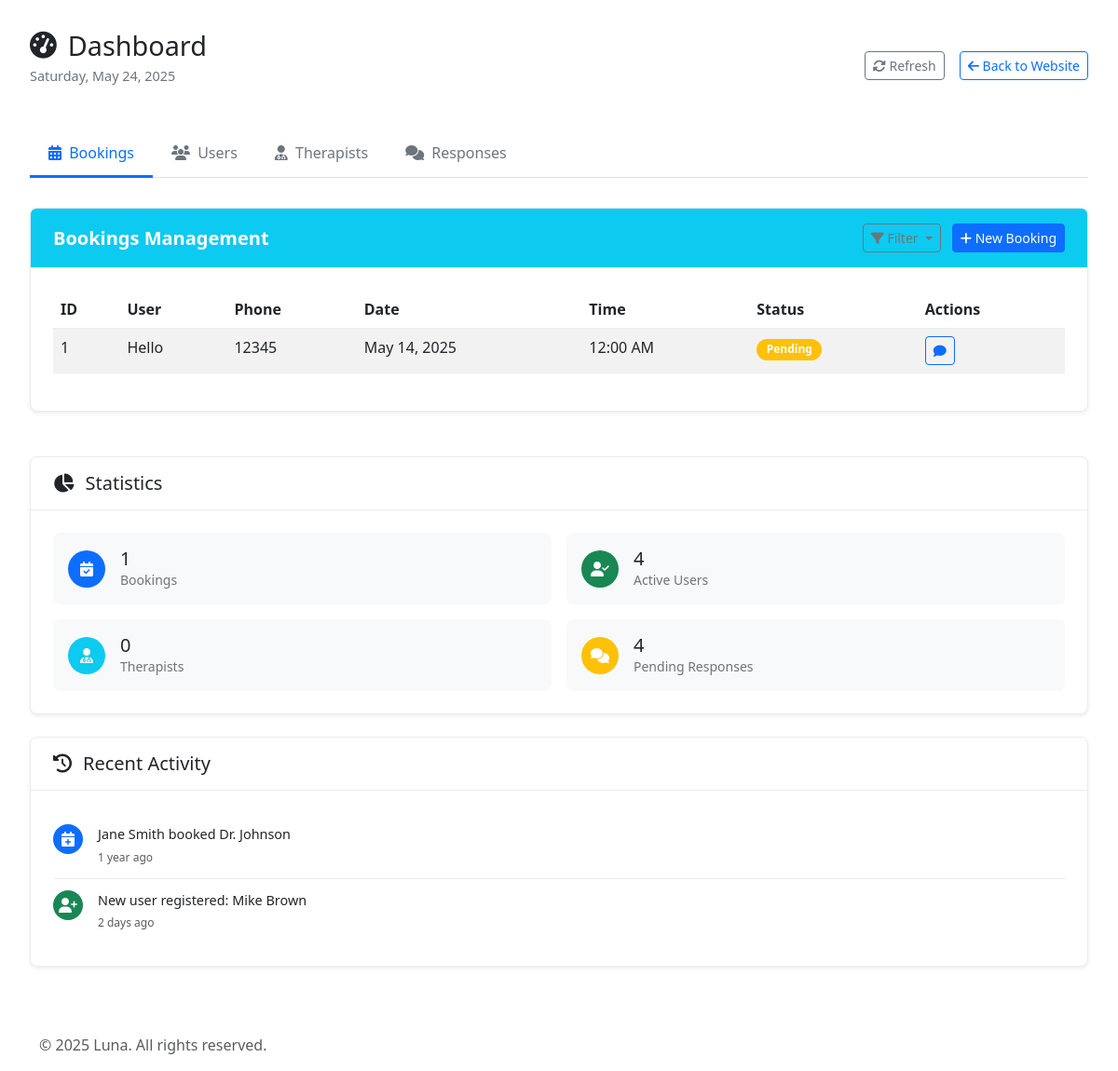
/admin/dashboard.php, run on an earlier commit of the app's database.
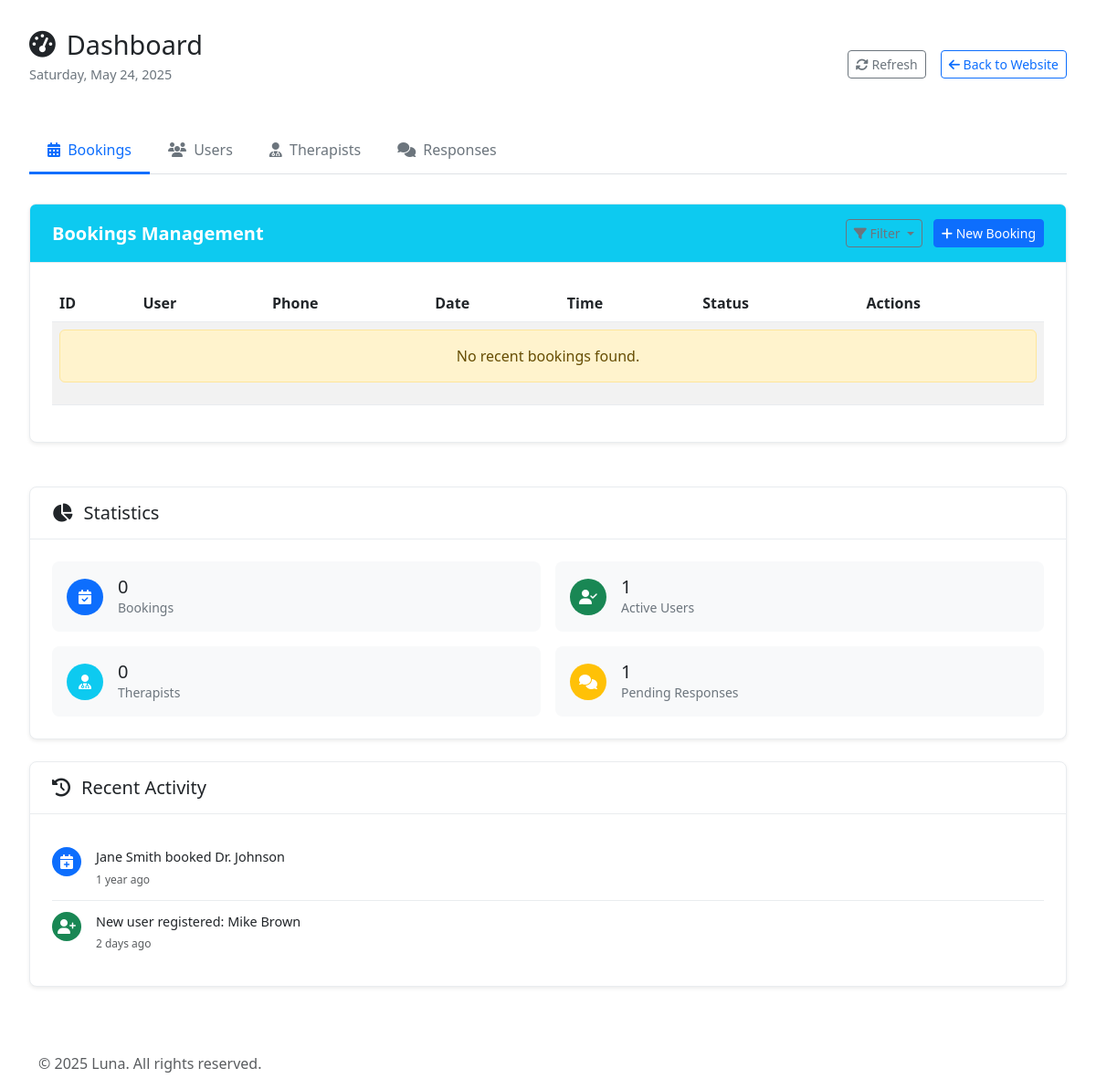
And on a later commit of the database.
### tables this page shows
CREATE TABLE `booking_submissions` (
  `id` int(11) NOT NULL,
  `full_name` varchar(255) NOT NULL,
  `phone` varchar(20) NOT NULL,
  `booking_date` date NOT NULL,
  `email` varchar(255) NOT NULL,
  `number_of_people` varchar(20) NOT NULL,
  `booking_time` varchar(50) NOT NULL,
  `created_at` timestamp NOT NULL DEFAULT current_timestamp()
);

### admin/php/data.php (called while the page is built, shortened)
<?php
try {
    $stmt = $conn->prepare("SELECT COUNT(*) as count FROM users");
    $stmt->execute();
    $userCount = $stmt->fetch(PDO::FETCH_ASSOC)['count'];
    $stmt = $conn->prepare("SELECT COUNT(*) as count FROM booking_submissions");
    $stmt->execute();
    $activeBookings = $stmt->fetch(PDO::FETCH_ASSOC)['count'];
    $stmt = $conn->prepare("SELECT COUNT(*) as count FROM therapists");
    $stmt->execute();
    $therapistsCount = $stmt->fetch(PDO::FETCH_ASSOC)['count'];
    $stmt = $conn->prepare("SELECT COUNT(*) as count FROM questionnaire_responses WHERE submitted_at IS NOT NULL");
    $stmt->execute();
    $pendingResponses = $stmt->fetch(PDO::FETCH_ASSOC)['count'];
    $stmt = $conn->prepare("
        SELECT bs.id, bs.full_name as user_name, bs.phone, bs.booking_date, bs.booking_time, 'pending' as status, bs.created_at
        FROM booking_submissions bs
        ORDER BY bs.created_at DESC
        LIMIT 5
    ");
    $stmt->execute();
    $recentBookings = $stmt->fetchAll(PDO::FETCH_ASSOC);
} catch (PDOException $e) {
    error_log("Database error: " . $e->getMessage());
    $userCount = 0;
    $activeBookings = 0;
    $therapistsCount = 0;
    $pendingResponses = 0;
    $bookings = [];
    $recentBookings = [];
    $users = [];
    $therapists = [];
    $responses = [];
    $topTherapists = [];
}
?>

### admin/includes/dashboard/bookings_tab.php (the view, shortened to what this page needs)
<div class="dashboard-card">
    <div class="card-header bg-info text-white rounded-top">
        <h2 class="fw-bold">Bookings Management</h2>
        <div class="card-actions">
            <div class="dropdown">
                <button class="btn btn-sm btn-outline-secondary dropdown-toggle" type="button" data-bs-toggle="dropdown">
                    <i class="fas fa-filter"></i> Filter
                </button>
            </div>
            <button class="btn btn-sm btn-primary">
                <i class="fas fa-plus"></i> New Booking
            </button>
        </div>
    </div>
    <div class="card-body">
        <div class="table-responsive">
            <table class="table table-striped table-hover">
                <thead>
                    <tr>
                        <th>ID</th>
                        <th>User</th>
                        <th>Phone</th>
                        <th>Date</th>
                        <th>Time</th>
                        <th>Status</th>
                        <th>Actions</th>
                    </tr>
                </thead>
                <tbody>
                   <tbody>
                        <?php if (!empty($recentBookings)): ?>
                            <?php $i = 1; ?>
                            <?php foreach ($recentBookings as $booking): ?>
                                <tr>
                                    <td><?= $i++ ?></td>
                                    <td><?= htmlspecialchars($booking['user_name']) ?></td>
                                    <td><?= htmlspecialchars($booking['phone']) ?></td>
                                    <td><?= date('M j, Y', strtotime($booking['booking_date'])) ?></td>
                                    <td><?= date('g:i A', strtotime($booking['booking_time'])) ?></td>
                                    <td>
                                        <?php
                                            $status = ucfirst($booking['status']);
                                            $badgeClass = match ($status) {
                                                'Confirmed' => 'bg-success',
                                                'Pending' => 'bg-warning',
                                                'Cancelled' => 'bg-danger',
                                                default => 'bg-secondary',
                                            };
                                        ?>
                                        <span class="badge <?= $badgeClass ?>"><?= $status ?></span>
                                    </td>
                                    <td>
                                        <button class="btn btn-sm btn-outline-primary" title="Message">
                                            <i class="fas fa-comment"></i>
                                        </button>
                                    </td>
                                </tr>
                            <?php endforeach; ?>
                        <?php else: ?>
                            <tr>
                                <td colspan="7" class="text-center">
                                    <div  class="alert alert-warning" role="alert">No recent bookings found.</div>
                                </td>
                            </tr>
                        <?php endif; ?>
                    </tbody>
                </tbody>
            </table>
        </div>
    </div>
</div>

### admin/includes/header.php (shortened to what this page needs)
<?php
require_once __DIR__ . '/../../php/functions.php';
require_once __DIR__ . '/../php/data.php';
?>
<!DOCTYPE html>
<html lang="en">
<head>
    <link href="https://cdn.jsdelivr.net/npm/bootstrap@5.3.0/dist/css/bootstrap.min.css" rel="stylesheet">
    <link rel="stylesheet" href="https://cdnjs.cloudflare.com/ajax/libs/font-awesome/6.4.0/css/all.min.css">
    <link rel="stylesheet" href="https://cdnjs.cloudflare.com/ajax/libs/toastr.js/latest/toastr.min.css">
    <link rel="stylesheet" href="assets/css/dashboard.css">
</head>
<body class="admin-dashboard">
    <div class="wrapper">

### admin/dashboard.php (shortened to what this page needs)
<?php
include 'includes/header.php';
?>
<div class="dashboard-container">
    <div class="dashboard-header">
        <div class="header-left">
            <h1><i class="fas fa-tachometer-alt"></i> Dashboard</h1>
            <p class="dashboard-date">Saturday, May 24, 2025</p>
        </div>
        <div class="header-right d-flex gap-3">
            <button class="btn btn-outline-secondary btn-sm">
                <i class="fas fa-sync-alt"></i> Refresh
            </button>
            <a href="../index.php" class="btn btn-outline-primary btn-sm">
                <i class="fas fa-arrow-left"></i> Back to Website
            </a>
        </div>
    </div>
    <div class="dashboard-grid">
        <div class="main-content">
            <ul class="nav nav-tabs mb-3" id="dashboardTabs" role="tablist">
                <li class="nav-item" role="presentation">
                    <button class="nav-link active" id="bookings-tab" data-bs-toggle="tab" data-bs-target="#bookings" type="button" role="tab">
                        <i class="fas fa-calendar-alt me-1"></i> Bookings
                    </button>
                </li>
                <li class="nav-item" role="presentation">
                    <button class="nav-link" id="users-tab" data-bs-toggle="tab" data-bs-target="#users" type="button" role="tab">
                        <i class="fas fa-users me-1"></i> Users
                    </button>
                </li>
                <li class="nav-item" role="presentation">
                    <button class="nav-link" id="therapists-tab" data-bs-toggle="tab" data-bs-target="#therapists" type="button" role="tab">
                        <i class="fas fa-user-md me-1"></i> Therapists
                    </button>
                </li>
                <li class="nav-item" role="presentation">
                    <button class="nav-link" id="responses-tab" data-bs-toggle="tab" data-bs-target="#responses" type="button" role="tab">
                        <i class="fas fa-comments me-1"></i> Responses
                    </button>
                </li>
            </ul>
            <div class="tab-content" id="dashboardTabsContent">
                <div class="tab-pane fade show active" id="bookings" role="tabpanel">
                    <?php include 'includes/dashboard/bookings_tab.php'; ?>
                </div>
            </div>
        </div>
        <div class="sidebar-content">
            <div class="dashboard-card">
                <div class="card-header">
                    <h2><i class="fas fa-chart-pie"></i> Statistics</h2>
                </div>
                <?php include 'includes/dashboard/stats.php'; ?>
            </div>
            <div class="dashboard-card">
                <div class="card-header">
                    <h2><i class="fas fa-history"></i> Recent Activity</h2>
                </div>
                <?php include 'includes/dashboard/recent_activity.php'; ?>
            </div>
        </div>
    </div>
</div>
<?php include 'includes/footer.php'; ?>

### admin/includes/dashboard/stats.php
<div class="card-body">
    <div class="stats-grid">
        <div class="stat-item">
            <div class="stat-icon bg-primary">
                <i class="fas fa-calendar-check"></i>
            </div>
            <div class="stat-info">
                <h3><?php echo $activeBookings ?></h3>
                <p>Bookings</p>
            </div>
        </div>
        <div class="stat-item">
            <div class="stat-icon bg-success">
                <i class="fas fa-user-check"></i>
            </div>
            <div class="stat-info">
                <h3><?php echo $userCount ?></h3>
                <p>Active Users</p>
            </div>
        </div>
        <div class="stat-item">
            <div class="stat-icon bg-info">
                <i class="fas fa-user-md"></i>
            </div>
            <div class="stat-info">
                <h3><?php echo $therapistsCount ?></h3>
                <p>Therapists</p>
            </div>
        </div>
        <div class="stat-item">
            <div class="stat-icon bg-warning">
                <i class="fas fa-comments"></i>
            </div>
            <div class="stat-info">
                <h3><?php echo $pendingResponses ?></h3>
                <p>Pending Responses</p>
            </div>
        </div>
    </div>
</div>

### admin/includes/dashboard/recent_activity.php
<div class="card-body">
    <div class="activity-item">
        <div class="activity-icon bg-primary">
            <i class="fas fa-calendar-plus"></i>
        </div>
        <div class="activity-content">
            <p>Jane Smith booked Dr. Johnson</p>
            <small class="text-muted">1 year ago</small>
        </div>
    </div>
    <div class="activity-item">
        <div class="activity-icon bg-success">
            <i class="fas fa-user-plus"></i>
        </div>
        <div class="activity-content">
            <p>New user registered: Mike Brown</p>
            <small class="text-muted">2 days ago</small>
        </div>
    </div>
</div>

### admin/includes/footer.php (shortened to what this page needs)
        </div>
        <footer class="footer mt-auto py-3 ">
            <div class="container">
                <div class="row align-items-center">
                    <div class="col-md-6">
                        <span class="text-muted">&copy; <?php echo date('Y'); ?> Luna. All rights reserved.</span>
                    </div>
                </div>
            </div>
        </footer>
    </body>
</html>

### admin/assets/css/dashboard.css (style rules this page uses)
.dashboard-container { padding: 2rem; max-width: 1800px; margin: 0 auto; }
.dashboard-header { display: flex; justify-content: space-between; align-items: center; margin-bottom: 2rem; }
.dashboard-header h1 { font-size: 1.8rem; margin: 0; display: flex; align-items: center; gap: 0.75rem; }
.dashboard-date { color: #6c757d; font-size: 0.9rem; margin-top: 0.25rem; }
.dashboard-grid { display: grid; grid-template-columns: 60% 40%; gap: 1.5rem; }
.dashboard-card { background: white; border-radius: 0.5rem; box-shadow: 0 0.125rem 0.25rem rgba(0, 0, 0, 0.075); margin-bottom: 1.5rem; border: 1px solid #e9ecef; }
.card-header { padding: 1rem 1.5rem; border-bottom: 1px solid #e9ecef; display: flex; justify-content: space-between; align-items: center; }
.card-header h2 { font-size: 1.25rem; margin: 0; display: flex; align-items: center; gap: 0.75rem; }
.card-actions { display: flex; gap: 0.75rem; }
.card-body { padding: 1.5rem; }
.table-responsive { overflow-x: auto; }
table { width: 100%; border-collapse: collapse; }
th, td { padding: 0.75rem 1rem; text-align: left; border-bottom: 1px solid #e9ecef; }
th { font-weight: 600; color: #495057; background: #f8f9fa; }
.stats-grid { display: grid; grid-template-columns: 1fr 1fr; gap: 1rem; }
.stat-item { display: flex; align-items: center; gap: 1rem; padding: 1rem; background: #f8f9fa; border-radius: 0.5rem; }
.stat-icon { width: 2.5rem; height: 2.5rem; border-radius: 50%; display: flex; align-items: center; justify-content: center; color: white; }
.stat-info h3 { margin: 0; font-size: 1.25rem; }
.stat-info p { margin: 0; color: #6c757d; font-size: 0.875rem; }
.activity-item { display: flex; gap: 1rem; padding: 0.75rem 0; border-bottom: 1px solid #e9ecef; }
.activity-item:last-child { border-bottom: none; }
.activity-icon { width: 2rem; height: 2rem; border-radius: 50%; display: flex; align-items: center; justify-content: center; color: white; flex-shrink: 0; }
.activity-content p { margin: 0; font-size: 0.9rem; }
.activity-content small { color: #6c757d; font-size: 0.75rem; }
@media (max-width: 1200px) { .dashboard-grid { grid-template-columns: 1fr; } }
.nav-tabs { border-bottom: 1px solid #dee2e6; }
.nav-tabs .nav-link { border: none; color: #6c757d; font-weight: 500; padding: 0.75rem 1.25rem; border-bottom: 3px solid transparent; }
.nav-tabs .nav-link.active { color: #0d6efd; background: transparent; border-bottom: 3px solid #0d6efd; }
.tab-content { padding-top: 1rem; }
.badge { padding: 0.35rem 0.65rem; border-radius: 50rem; font-size: 0.75rem; font-weight: 600; }

What changed in the data, as far as the page shows it:
removed booking_submissions: full_name "Hello", phone "12345", booking_date "May 14, 2025", booking_time "12:00 AM", status "Pending"
Also different on the page:
$activeBookings: "1" → "0"
$userCount: "4" → "1"
$pendingResponses: "4" → "1"
text now shown: "No recent bookings found."
